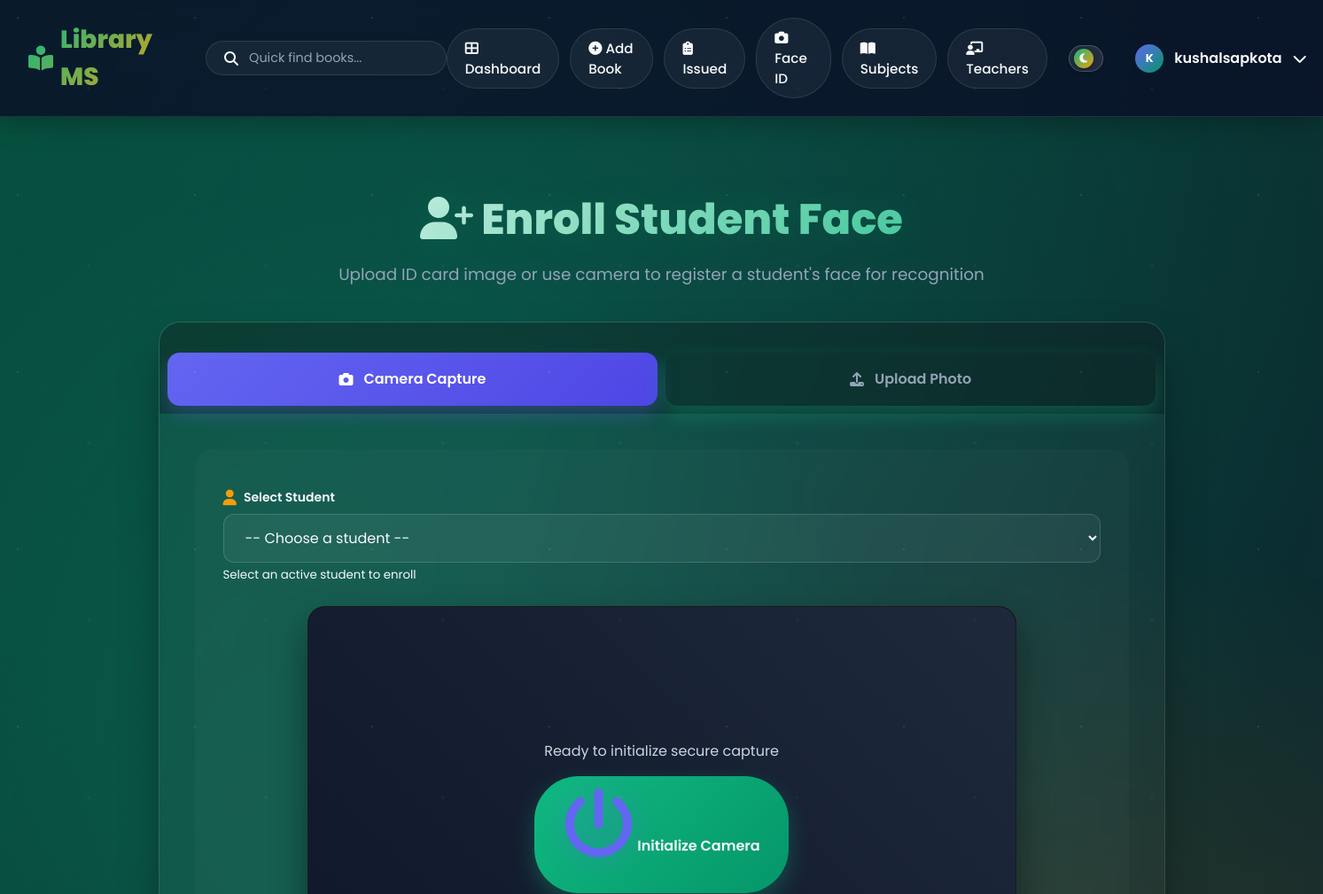
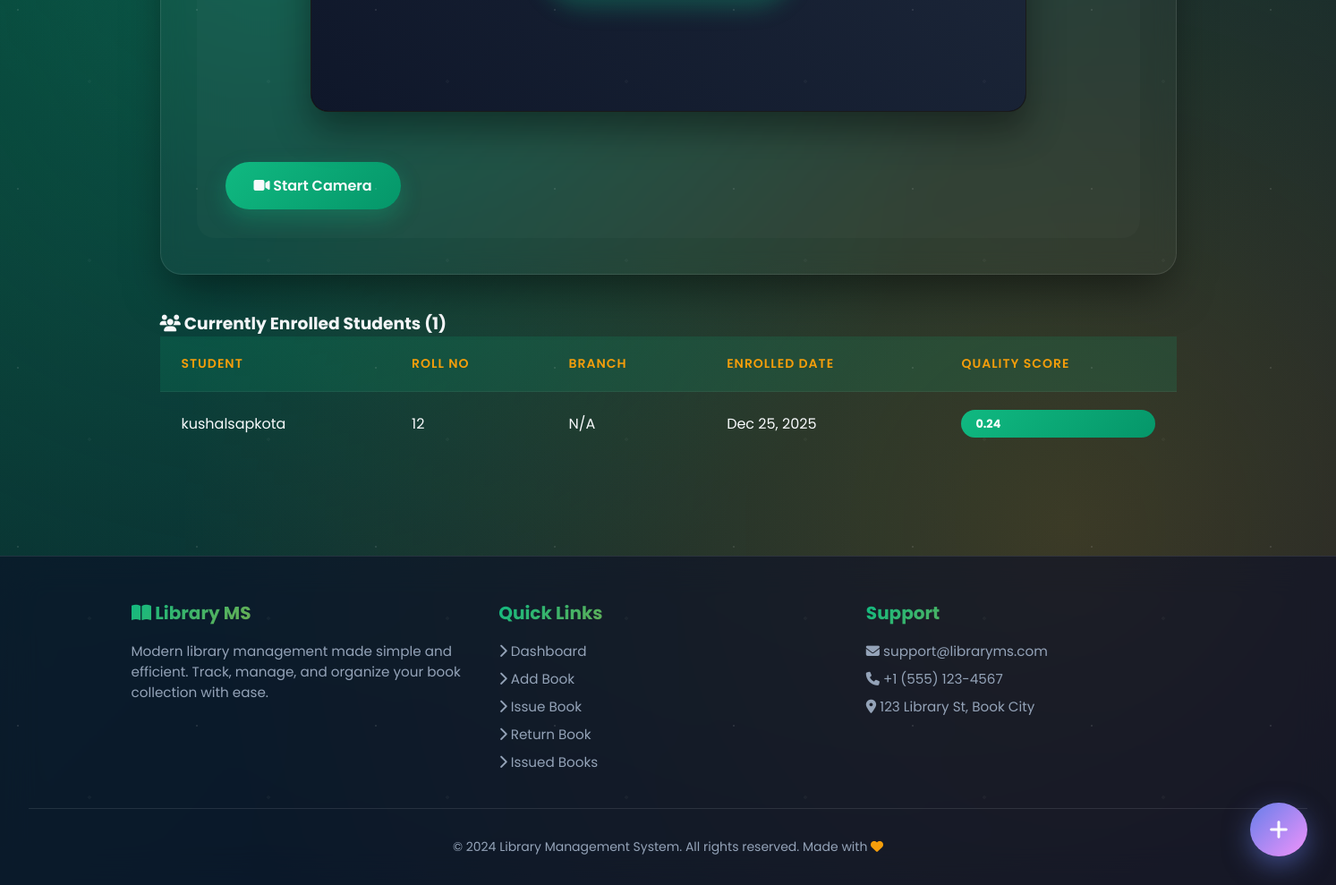
The page /face/enroll/ (signed in) on the database its author committed (2 pictures, top to bottom).
### idchartrecognation/models.py (models this page shows, shortened)
class FaceEncoding(models.Model):
    student = models.OneToOneField(Student, on_delete=models.CASCADE, related_name='face_encoding')
    encoding_data = models.BinaryField(help_text='128-dimensional face encoding vector')
    confidence_score = models.FloatField(
        help_text='Quality score of the face encoding (0-1)',
        default=0.0
    )
    enrolled_at = models.DateTimeField(auto_now_add=True)
    updated_at = models.DateTimeField(auto_now=True)
    is_active = models.BooleanField(
        default=True,
        help_text='Active encodings are used for recognition'
    )
    id_card = models.ForeignKey(
        IDCard,
        on_delete=models.SET_NULL,
        null=True,
        blank=True,
        related_name='face_encodings',
        help_text='Source ID card for this encoding'
    )
    class Meta:
        ordering = ['-enrolled_at']
        verbose_name = "Face Encoding"
        verbose_name_plural = "Face Encodings"
        indexes = [
            models.Index(fields=['student', 'is_active']),
        ]

### home/models.py (models this page shows, shortened)
class Student(models.Model):
    MAX_BOOKS_ALLOWED = 5  # Maximum books a student can issue at once
    user = models.OneToOneField(User, on_delete=models.CASCADE)
    classroom = models.CharField(max_length=10, blank=True, default='N/A')
    branch = models.CharField(max_length=10, blank=True, default='N/A')
    roll_no = models.CharField(max_length=3, blank=True)
    phone = models.CharField(
        max_length=10,
        blank=True,
        validators=[RegexValidator(
            regex=r'^\d{10}$',
            message='Phone number must be exactly 10 digits'
        )]
    )
    image = models.ImageField(upload_to="student_images/", blank=True)
    date_joined = models.DateTimeField(auto_now_add=True)
    is_active = models.BooleanField(default=True)
    class Meta:
        ordering = ['user__username']

### idchartrecognation/views.py (the view)
# urls.py: path('enroll/', views.enroll_face, name='enroll_face'),
@login_required
def enroll_face(request):
    if request.method == 'POST':
        if 'image_data' in request.POST and request.POST.get('image_data'):
            webcam_form = WebcamCaptureForm(request.POST)
            if webcam_form.is_valid():
                student_id = request.POST.get('student')
                if not student_id:
                    messages.error(request, 'Please select a student first.')
                    return redirect('idchartrecognation:enroll_face')
                try:
                    student = Student.objects.get(id=student_id)
                except Student.DoesNotExist:
                    messages.error(request, 'Invalid student selected.')
                    return redirect('idchartrecognation:enroll_face')
                try:
                    image_data = webcam_form.cleaned_data['image_data']
                    if ';base64,' not in image_data:
                        raise ValueError("Invalid image data format")
                    format, imgstr = image_data.split(';base64,')
                    ext = format.split('/')[-1]
                    image_file = ContentFile(
                        base64.b64decode(imgstr),
                        name=f'id_card_{student.user.username}_{int(timezone.now().timestamp())}.{ext}'
                    )
                    id_card = IDCard(student=student, status='pending')
                    id_card.image.save(image_file.name, image_file, save=True)
                except Exception as e:
                    logger.error(f"Error decoding webcam image for enrollment: {str(e)}")
                    messages.error(request, f"Error processing webcam capture: {str(e)}")
                    return redirect('idchartrecognation:enroll_face')
                process_enrollment(request, id_card)
                return redirect('idchartrecognation:dashboard' if id_card.status == 'processed' else 'idchartrecognation:enroll_face')
        else:
            form = IDCardUploadForm(request.POST, request.FILES)
            if form.is_valid():
                id_card = form.save(commit=False)
                id_card.status = 'pending'
                id_card.save()
                process_enrollment(request, id_card)
                return redirect('idchartrecognation:dashboard' if id_card.status == 'processed' else 'idchartrecognation:enroll_face')
    else:
        form = IDCardUploadForm()
    webcam_form = WebcamCaptureForm()
    enrolled_students = FaceEncoding.objects.filter(
        is_active=True
    ).select_related('student__user').order_by('-enrolled_at')
    context = {
        'form': form,
        'webcam_form': webcam_form,
        'enrolled_students': enrolled_students,
    }
    return render(request, 'idchartrecognation/enroll.html', context)

### idchartrecognation/forms.py (shortened to what this page needs)
class IDCardUploadForm(forms.ModelForm):
    class Meta:
        model = IDCard
        fields = ['student', 'image']
        widgets = {
            'student': forms.Select(attrs={
                'class': 'form-control',
                'required': True
            }),
            'image': forms.FileInput(attrs={
                'class': 'form-control',
                'accept': 'image/*',
                'required': True
            })
        }
        help_texts = {
            'image': 'Upload ID card with clear, front-facing photo (JPG, PNG). Max 5MB.'
        }
    def __init__(self, *args, **kwargs):
        super().__init__(*args, **kwargs)
        self.fields['student'].queryset = Student.objects.filter(
            is_active=True
        ).select_related('user')
        self.fields['student'].label_from_instance = lambda obj: f"{obj.user.get_full_name() or obj.user.username} - {obj.roll_no}"

class WebcamCaptureForm(forms.Form):
    image_data = forms.CharField(
        widget=forms.HiddenInput(),
        required=True
    )

### idchartrecognation/templates/idchartrecognation/enroll.html (shortened to what this page needs)
{% extends 'base.html' %}
{% block content %}
<div class="page-header">
    <h1><i class="fas fa-user-plus"></i> Enroll Student Face</h1>
    <p>Upload ID card image or use camera to register a student's face for recognition</p>
</div>
<div class="enrollment-tabs">
    <div class="tab-buttons">
        <button class="tab-button active" onclick="switchTab('camera')">
            <i class="fas fa-camera"></i> Camera Capture
        </button>
        <button class="tab-button" onclick="switchTab('upload')">
            <i class="fas fa-upload"></i> Upload Photo
        </button>
    </div>
    <div id="cameraTab" class="tab-content active">
        <div class="form-card">
            <div class="form-group">
                <label for="student_select_camera">
                    <i class="fas fa-user"></i> Select Student
                </label>
                <select id="student_select_camera" class="form-control" required>
                    <option value="">-- Choose a student --</option>
                </select>
                <small class="help-text">Select an active student to enroll</small>
            </div>
            <div class="webcam-container">
                <video id="webcam" autoplay playsinline></video>
                <div class="webcam-overlay">
                    <div class="overlay-corner corner-tl"></div>
                    <div class="overlay-corner corner-tr"></div>
                    <div class="overlay-corner corner-bl"></div>
                    <div class="overlay-corner corner-br"></div>
                </div>
                <div id="webcamPlaceholder" class="webcam-placeholder">
                    <p>Ready to initialize secure capture</p>
                    <button class="btn btn-primary ripple" onclick="startWebcam()" style="margin-top: 1rem;">
                        <i class="fas fa-power-off"></i> Initialize Camera
                    </button>
                </div>
            </div>
            <div class="webcam-controls">
                <button id="startCamera" class="btn btn-primary" onclick="startWebcam()">
                    <i class="fas fa-video"></i> Start Camera
                </button>
            </div>
        </div>
    </div>
</div>
{% if enrolled_students %}
<div class="section-card">
    <h3><i class="fas fa-users"></i> Currently Enrolled Students ({{ enrolled_students.count }})</h3>
    <div class="table-responsive">
        <table class="data-table">
            <thead>
                <tr>
                    <th>Student</th>
                    <th>Roll No</th>
                    <th>Branch</th>
                    <th>Enrolled Date</th>
                    <th>Quality Score</th>
                </tr>
            </thead>
            <tbody>
                {% for enrollment in enrolled_students %}
                <tr>
                    <td>{{ enrollment.student.user.get_full_name|default:enrollment.student.user.username }}</td>
                    <td>{{ enrollment.student.roll_no }}</td>
                    <td>{{ enrollment.student.branch }}</td>
                    <td>{{ enrollment.enrolled_at|date:"M d, Y" }}</td>
                    <td>
                        <div class="quality-badge">{{ enrollment.confidence_score|floatformat:2 }}</div>
                    </td>
                </tr>
                {% endfor %}
            </tbody>
        </table>
    </div>
</div>
{% endif %}
{% endblock %}

### home/templates/base.html (shortened to what this page needs)
{% load static %}
<!DOCTYPE html>
<html lang="en">
<head>
    <link rel="stylesheet" href="{% static 'user/style.css' %}">
    <link rel="stylesheet" href="https://cdnjs.cloudflare.com/ajax/libs/font-awesome/6.4.0/css/all.min.css">
</head>
<body>
    <nav class="navbar">
        <div class="navbar-left">
            <a href="{% url 'index' %}" class="navbar-brand">
                <i class="fas fa-book-reader"></i> <span>Library MS</span>
            </a>
            <div class="global-search">
                <i class="fas fa-search"></i>
                <input type="text" id="globalSearchInput" placeholder="Quick find books..." autocomplete="off">
            </div>
        </div>
        <div class="nav-links">
            <a href="{% url 'index' %}" class="{% if request.resolver_match.url_name == 'index' %}active{% endif %}" title="Dashboard">
                <i class="fas fa-th-large"></i> <span>Dashboard</span>
            </a>
            <a href="{% url 'add_book' %}" class="{% if request.resolver_match.url_name == 'add_book' %}active{% endif %}" title="Add Book">
                <i class="fas fa-plus-circle"></i> <span>Add Book</span>
            </a>
            <a href="{% url 'view_issued_books' %}" class="{% if request.resolver_match.url_name == 'view_issued_books' %}active{% endif %}" title="Issued Books">
                <i class="fas fa-clipboard-list"></i> <span>Issued</span>
            </a>
            <a href="{% url 'idchartrecognation:dashboard' %}" class="{% if 'idchartrecognation' in request.resolver_match.namespaces %}active{% endif %}" title="Face Recognition">
                <i class="fas fa-camera"></i> <span>Face ID</span>
            </a>
            <a href="{% url 'subject_list' %}" class="{% if request.resolver_match.url_name == 'subject_list' %}active{% endif %}" title="Subjects">
                <i class="fas fa-book-open"></i> <span>Subjects</span>
            </a>
            <a href="{% url 'teacher_list' %}" class="{% if request.resolver_match.url_name == 'teacher_list' or request.resolver_match.url_name == 'add_teacher' %}active{% endif %}" title="Teachers">
                <i class="fas fa-chalkboard-teacher"></i> <span>Teachers</span>
            </a>
            <div class="theme-toggle" onclick="toggleTheme()" title="Toggle Dark/Light Mode">
                <div class="theme-toggle-slider">
                    <i class="fas fa-moon"></i>
                </div>
            </div>
            {% if user.is_authenticated %}
            <div class="user-menu">
                <button class="user-menu-trigger" onclick="toggleUserMenu()">
                    <div class="user-avatar">
                        {{ user.username|first|upper }}
                    </div>
                    <span class="username">{{ user.username }}</span>
                    <i class="fas fa-chevron-down"></i>
                </button>
            </div>
            {% endif %}
        </div>
    </nav>
    <div class="container">
        {% block content %}
        {% endblock %}
    </div>
    <footer class="site-footer">
        <div class="footer-content">
            <div class="footer-section">
                <h3><i class="fas fa-book-open"></i> Library MS</h3>
                <p>Modern library management made simple and efficient. Track, manage, and organize your book collection with ease.</p>
            </div>
            <div class="footer-section">
                <h3>Quick Links</h3>
                <a href="{% url 'index' %}"><i class="fas fa-chevron-right"></i> Dashboard</a>
                <a href="{% url 'add_book' %}"><i class="fas fa-chevron-right"></i> Add Book</a>
                <a href="{% url 'issue_book' %}"><i class="fas fa-chevron-right"></i> Issue Book</a>
                <a href="{% url 'return_book' %}"><i class="fas fa-chevron-right"></i> Return Book</a>
                <a href="{% url 'view_issued_books' %}"><i class="fas fa-chevron-right"></i> Issued Books</a>
            </div>
            <div class="footer-section">
                <h3>Support</h3>
                <p><i class="fas fa-envelope"></i> support@libraryms.com</p>
                <p><i class="fas fa-phone"></i> +1 (555) 123-4567</p>
                <p><i class="fas fa-map-marker-alt"></i> 123 Library St, Book City</p>
            </div>
        </div>
        <div class="footer-bottom">
            <p>&copy; 2024 Library Management System. All rights reserved. Made with <i class="fas fa-heart" style="color: var(--accent);"></i></p>
        </div>
    </footer>
    <div class="fab-container" id="fabContainer">
        <button class="fab-main ripple" onclick="toggleFAB()" title="Quick Actions">
            <i class="fas fa-plus"></i>
        </button>
    </div>
</body>
</html>

### idchartrecognation/templates/idchartrecognation/enroll.html (style rules this page uses)
:root { --primary: #6366f1; --success: #10b981; --danger: #ef4444; }
.enrollment-tabs { background: rgba(255, 255, 255, 0.03); backdrop-filter: blur(12px); border-radius: 24px; border: 1px solid rgba(255, 255, 255, 0.1); overflow: hidden; margin-bottom: 2.5rem; box-shadow: 0 25px 50px -12px rgba(0, 0, 0, 0.5); }
.tab-buttons { display: flex; background: rgba(0, 0, 0, 0.3); padding: 0.6rem; gap: 0.6rem; }
.tab-button { flex: 1; padding: 1.1rem; background: transparent; border: none; color: #94a3b8; cursor: pointer; transition: all 0.4s cubic-bezier(0.4, 0, 0.2, 1); font-size: 1rem; font-weight: 600; border-radius: 14px; display: flex; align-items: center; justify-content: center; gap: 0.75rem; }
.tab-button.active { background: linear-gradient(135deg, var(--primary) 0%, #4f46e5 100%); color: white; box-shadow: 0 10px 20px rgba(99, 102, 241, 0.3); }
.tab-content { display: none; padding: 2.5rem; animation: slideIn 0.5s ease-out; }
.tab-content.active { display: block; }
.webcam-container { position: relative; width: 100%; max-width: 800px; margin: 0 auto 2rem; background: #000; border-radius: 20px; overflow: hidden; aspect-ratio: 16/9; box-shadow: 0 20px 40px rgba(0,0,0,0.4); border: 1px solid rgba(255, 255, 255, 0.1); }
#webcam { width: 100%; height: 100%; object-fit: cover; transition: opacity 0.5s ease; }
.overlay-corner { position: absolute; width: 50px; height: 50px; border: 4px solid var(--primary); opacity: 0.4; transition: all 0.3s ease; }
.corner-tl { top: 30px; left: 30px; border-right: 0; border-bottom: 0; border-radius: 12px 0 0 0; }
.corner-tr { top: 30px; right: 30px; border-left: 0; border-bottom: 0; border-radius: 0 12px 0 0; }
.corner-bl { bottom: 30px; left: 30px; border-right: 0; border-top: 0; border-radius: 0 0 0 12px; }
.corner-br { bottom: 30px; right: 30px; border-left: 0; border-top: 0; border-radius: 0 0 12px 0; }
.webcam-placeholder { position: absolute; inset: 0; display: flex; flex-direction: column; align-items: center; justify-content: center; background: linear-gradient(45deg, #0f172a, #1e293b); color: #cbd5e1; z-index: 5; }
.webcam-placeholder i { font-size: 5rem; margin-bottom: 1.5rem; color: var(--primary); filter: drop-shadow(0 0 15px rgba(99, 102, 241, 0.4)); }
.form-card { background: rgba(255, 255, 255, 0.02); border-radius: 20px; padding: 2rem; }
.quality-badge { padding: 0.4rem 1rem; background: linear-gradient(135deg, var(--success) 0%, #059669 100%); border-radius: 50px; font-size: 0.8rem; font-weight: 700; color: white; }

### rows shown on the page
FaceEncoding: student.user.get_full_name "kushalsapkota", student.roll_no "12", student.branch "N/A", enrolled_at "Dec 25, 2025", confidence_score "0.24"

### other values the page prints
{{ user.username|first|upper }} "K"
{{ user.username }} "kushalsapkota"
{{ enrolled_students.count }} "1"
